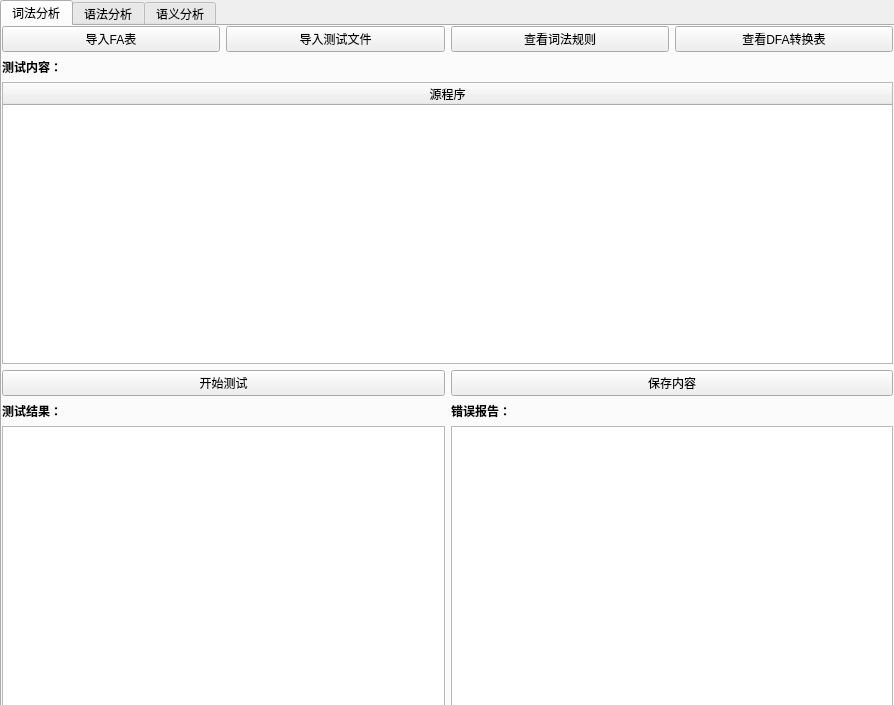
<?xml version="1.0" encoding="UTF-8"?>
<ui version="4.0">
 <class>Form</class>
 <widget class="QWidget" name="Form">
  <property name="geometry">
   <rect>
    <x>0</x>
    <y>0</y>
    <width>894</width>
    <height>705</height>
   </rect>
  </property>
  <property name="windowTitle">
   <string>Form</string>
  </property>
  <widget class="QTabWidget" name="lexicalanalys">
   <property name="geometry">
    <rect>
     <x>0</x>
     <y>0</y>
     <width>1561</width>
     <height>891</height>
    </rect>
   </property>
   <property name="font">
    <font>
     <italic>false</italic>
    </font>
   </property>
   <property name="mouseTracking">
    <bool>true</bool>
   </property>
   <property name="currentIndex">
    <number>0</number>
   </property>
   <widget class="QWidget" name="tab">
    <property name="font">
     <font>
      <weight>50</weight>
      <italic>false</italic>
      <bold>false</bold>
     </font>
    </property>
    <attribute name="title">
     <string>词法分析</string>
    </attribute>
    <widget class="QWidget" name="">
     <property name="geometry">
      <rect>
       <x>0</x>
       <y>0</y>
       <width>891</width>
       <height>681</height>
      </rect>
     </property>
     <layout class="QVBoxLayout" name="verticalLayout_3">
      <property name="sizeConstraint">
       <enum>QLayout::SetMaximumSize</enum>
      </property>
      <item>
       <layout class="QHBoxLayout" name="horizontalLayout">
        <item>
         <widget class="QPushButton" name="importFAtablepushButton">
          <property name="text">
           <string>导入FA表</string>
          </property>
         </widget>
        </item>
        <item>
         <widget class="QPushButton" name="importtestfilepushButton">
          <property name="text">
           <string>导入测试文件</string>
          </property>
         </widget>
        </item>
        <item>
         <widget class="QPushButton" name="showlexicalrulespushButton">
          <property name="text">
           <string>查看词法规则</string>
          </property>
         </widget>
        </item>
        <item>
         <widget class="QPushButton" name="showDFAtablepushButton">
          <property name="text">
           <string>查看DFA转换表</string>
          </property>
         </widget>
        </item>
       </layout>
      </item>
      <item>
       <layout class="QVBoxLayout" name="verticalLayout">
        <item>
         <widget class="QLabel" name="label">
          <property name="text">
           <string>&lt;html&gt;&lt;head/&gt;&lt;body&gt;&lt;p&gt;&lt;span style=&quot; font-weight:600;&quot;&gt;测试内容：&lt;/span&gt;&lt;/p&gt;&lt;/body&gt;&lt;/html&gt;</string>
          </property>
         </widget>
        </item>
        <item>
         <widget class="QTableWidget" name="tableWidget">
          <property name="rowCount">
           <number>0</number>
          </property>
          <property name="columnCount">
           <number>1</number>
          </property>
          <attribute name="horizontalHeaderCascadingSectionResizes">
           <bool>false</bool>
          </attribute>
          <attribute name="horizontalHeaderStretchLastSection">
           <bool>true</bool>
          </attribute>
          <column>
           <property name="text">
            <string>源程序</string>
           </property>
          </column>
         </widget>
        </item>
       </layout>
      </item>
      <item>
       <layout class="QHBoxLayout" name="horizontalLayout_2">
        <item>
         <widget class="QPushButton" name="begintestpushButton">
          <property name="text">
           <string>开始测试</string>
          </property>
         </widget>
        </item>
        <item>
         <widget class="QPushButton" name="savecontentpushButton">
          <property name="text">
           <string>保存内容</string>
          </property>
         </widget>
        </item>
       </layout>
      </item>
      <item>
       <layout class="QVBoxLayout" name="verticalLayout_2">
        <item>
         <layout class="QHBoxLayout" name="horizontalLayout_4">
          <item>
           <widget class="QLabel" name="label_2">
            <property name="text">
             <string>&lt;html&gt;&lt;head/&gt;&lt;body&gt;&lt;p&gt;&lt;span style=&quot; font-weight:600;&quot;&gt;测试结果：&lt;/span&gt;&lt;/p&gt;&lt;/body&gt;&lt;/html&gt;</string>
            </property>
           </widget>
          </item>
          <item>
           <widget class="QLabel" name="label_3">
            <property name="text">
             <string>&lt;html&gt;&lt;head/&gt;&lt;body&gt;&lt;p&gt;&lt;span style=&quot; font-weight:600;&quot;&gt;错误报告：&lt;/span&gt;&lt;/p&gt;&lt;/body&gt;&lt;/html&gt;</string>
            </property>
           </widget>
          </item>
         </layout>
        </item>
        <item>
         <layout class="QHBoxLayout" name="horizontalLayout_3">
          <item>
           <widget class="QTextBrowser" name="textBrowser"/>
          </item>
          <item>
           <widget class="QTextBrowser" name="textBrowser_2"/>
          </item>
         </layout>
        </item>
       </layout>
      </item>
     </layout>
    </widget>
   </widget>
   <widget class="QWidget" name="tab_2">
    <attribute name="title">
     <string>语法分析</string>
    </attribute>
   </widget>
   <widget class="QWidget" name="tab_3">
    <attribute name="title">
     <string>语义分析</string>
    </attribute>
   </widget>
  </widget>
 </widget>
 <resources/>
 <connections/>
</ui>
